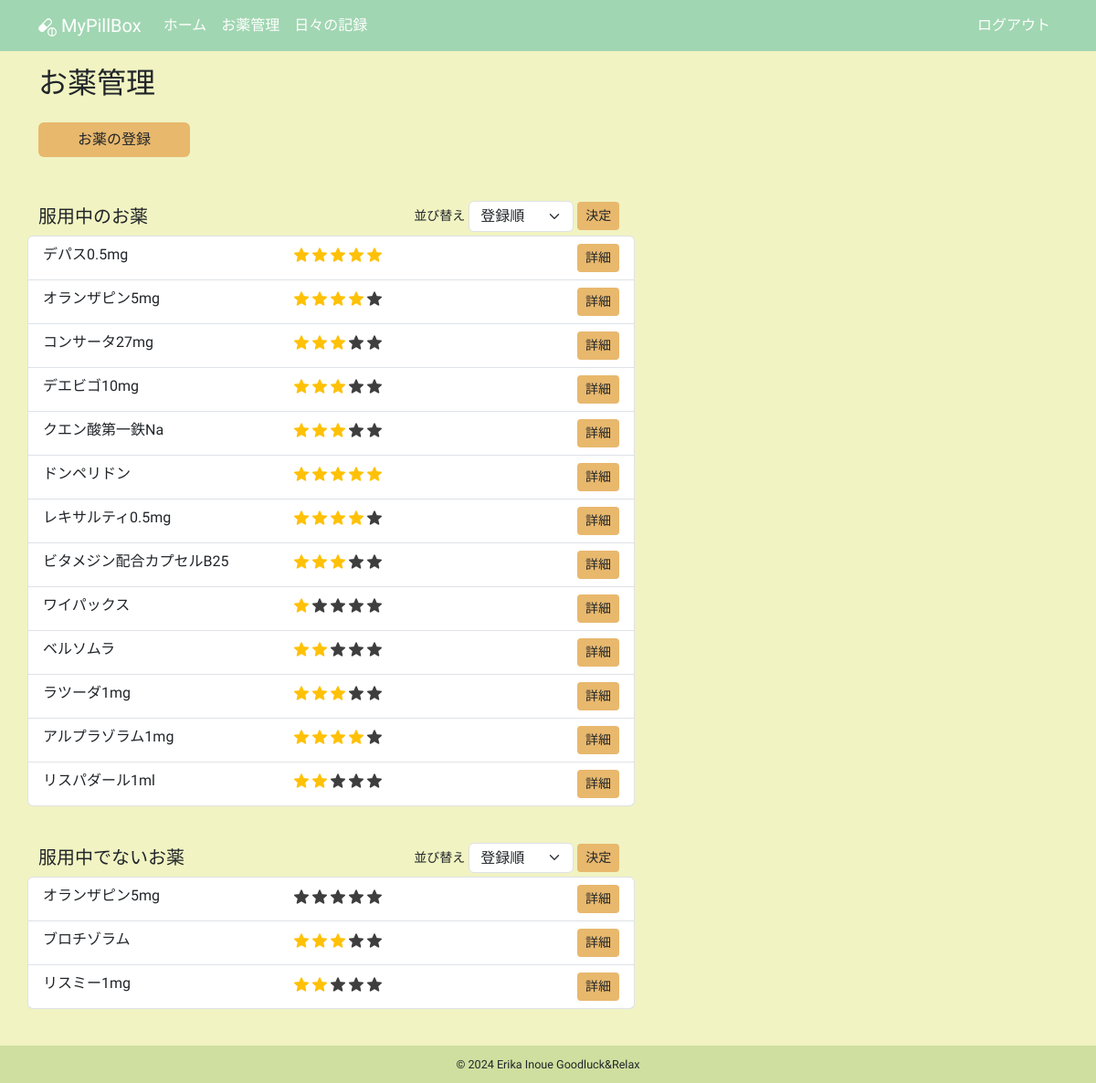
The app's page /meds/ (signed in), older data.
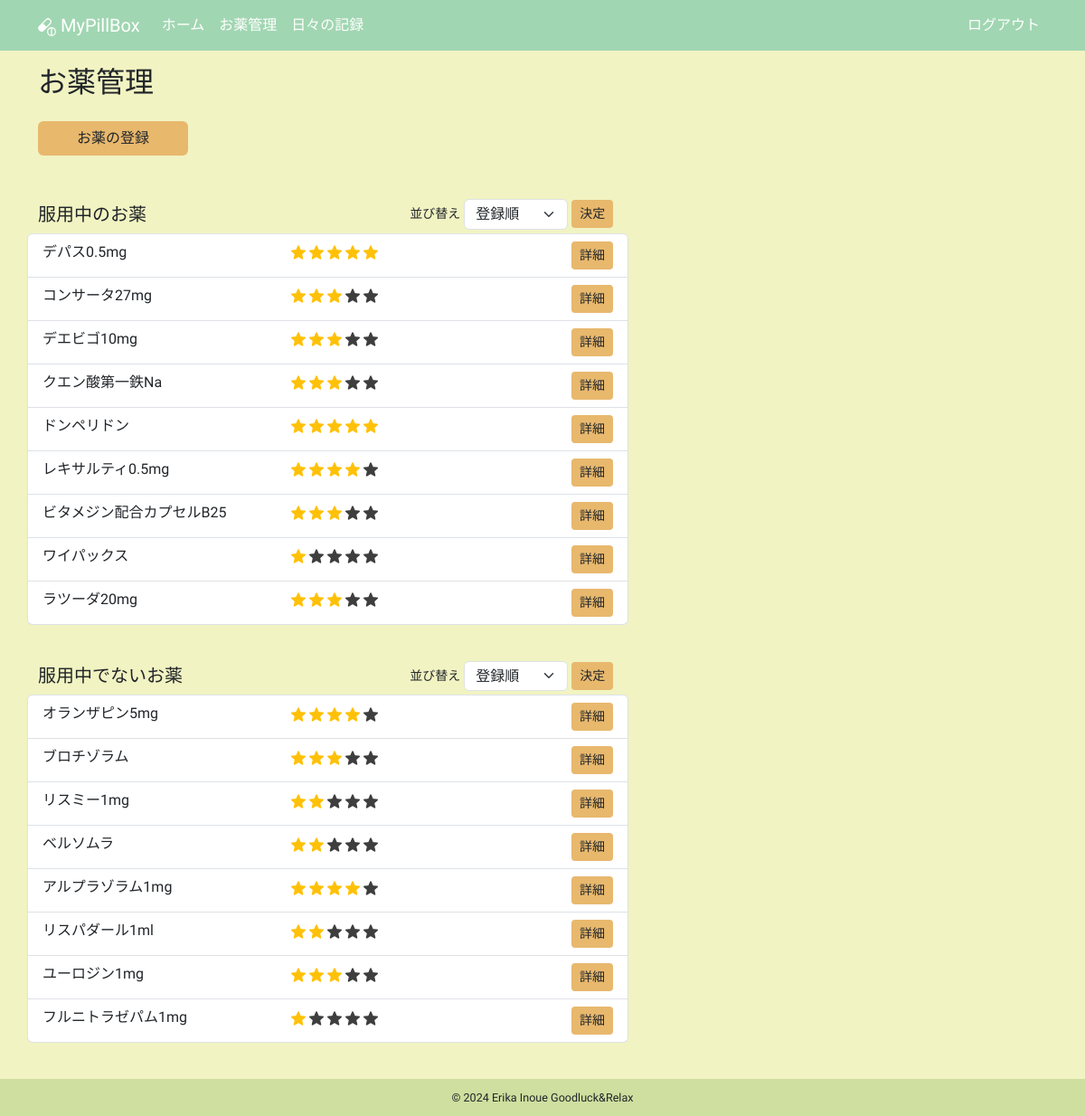
The same page, newer data.
### app/models.py (models this page shows, shortened)
class Medicine(db.Model):
    __tablename__ = "medicines"
    id: so.Mapped[int] = so.mapped_column(primary_key=True)
    name: so.Mapped[str] = so.mapped_column(sa.String(100))
    taking_start_date: so.Mapped[datetime.date] = so.mapped_column(sa.Date)
    dose_per_day: so.Mapped[Optional[float]]
    taking_timing: so.Mapped[Optional[str]] = so.mapped_column(sa.String(100))
    memo: so.Mapped[Optional[str]] = so.mapped_column(sa.Text)
    rating: so.Mapped[Optional[int]] = so.mapped_column(default=0)
    is_active: so.Mapped[bool] = so.mapped_column(sa.Boolean)
    taking_unit: so.Mapped[str] = so.mapped_column(sa.String(10))
    user_id: so.Mapped[int] = so.mapped_column(sa.ForeignKey(User.id))
    user: so.Mapped[User] = so.relationship(back_populates="medicines")
    daily_log_details: so.Mapped[list["DailyLogDetail"]] = so.relationship(
        cascade="all, delete-orphan", back_populates="medicine"
    )

### app/meds/routes.py (the view)
@bp.route("/", methods=["GET"])
@login_required
def list():
    title = _("お薬管理")
    form = MedicineSortForm()
    form.active_sort.data = request.args.get("active_sort", "registerorder")
    form.not_active_sort.data = request.args.get("not_active_sort", "registerorder")
    active_order_by = (
        Medicine.rating.desc()
        if form.active_sort.data == "ratingorder"
        else Medicine.id
    )
    not_active_order_by = (
        Medicine.rating.desc()
        if form.not_active_sort.data == "ratingorder"
        else Medicine.id
    )
    active_query = (
        sa.select(Medicine)
        .join(Medicine.user)
        .where(Medicine.user == current_user, Medicine.is_active == True)
        .order_by(active_order_by)
    )
    active_medicines = db.session.scalars(active_query).all()
    not_active_query = (
        sa.select(Medicine)
        .join(Medicine.user)
        .where(Medicine.user == current_user, Medicine.is_active == False)
        .order_by(not_active_order_by)
    )
    not_active_medicines = db.session.scalars(not_active_query).all()
    return render_template(
        "meds/list.html",
        active_medicines=active_medicines,
        not_active_medicines=not_active_medicines,
        form=form,
        title=title,
    )

### app/meds/forms.py
class MedicineSortForm(FlaskForm):
    active_sort = SelectField(
        _l("並び替え"),
        choices=[("registerorder", _l("登録順")), ("ratingorder", _l("星評価順"))],
    )
    not_active_sort = SelectField(
        _l("並び替え"),
        choices=[("registerorder", _l("登録順")), ("ratingorder", _l("星評価順"))],
    )

### app/__init__.py (called while the page is built)
def get_locale():
    return request.accept_languages.best_match(current_app.config["LANGUAGES"])

### app/main/routes.py (called while the page is built)
@bp.before_app_request
def before_request():
    g.locale = str(get_locale())

### app/models.py (called while the page is built)
@login.user_loader
def load_user(id):
    return db.session.get(User, int(id))

### app/templates/meds/list.html (shortened to what the changed rows need)
{% extends "base.html" %}
{% block content %}
  <h2 class="mb-4">{{ _("お薬管理") }}</h2>
  <div class="row">
    <div class="col-12 col-lg-7 mb-3">
      {% if not active_medicines %}
        <small class="text-secondary">{{ _("服用中のお薬はありません") }}</small>
      {% else %}
        <ul class="list-group mb-4">
          {% for medicine in active_medicines %}
            <li class="list-group-item row d-flex">
              <p class="m-0 ps-0 col-5">{{ medicine.name }}</p>
              <p class="m-0 col-5">
                {% for i in range(0, medicine.rating) %}
                  <img src="{{ url_for('static', filename='images/star_on.png') }}"
                       class="star-display rating-checked"
                       alt="star">
                {% endfor %}
                {% if medicine.rating < 5 %}
                  {% for i in range(medicine.rating, 5) %}
                    <img src="{{ url_for('static', filename='images/star_on.png') }}"
                         class="star-display"
                         alt="star">
                  {% endfor %}
                {% endif %}
              </p>
              <div class="col-2 text-end p-0">
                <a id="medicine-detail-link-{{ medicine.id }}"
                   href="{{ url_for('meds.detail', medicine_id=medicine.id) }}"
                   class="btn btn-custom btn-sm">{{ _("詳細") }}</a>
              </div>
            </li>
          {% endfor %}
        </ul>
      {% endif %}
    </div>
  </div>
  <div class="row">
    <div class="col-12 col-lg-7 mb-3">
      {% if not not_active_medicines %}
        <small class="text-secondary">{{ _("服用中でないお薬はありません") }}</small>
      {% else %}
        <ul class="list-group mb-4">
          {% for medicine in not_active_medicines %}
            <li class="list-group-item row d-flex">
              <p class="m-0 ps-0 col-5">{{ medicine.name }}</p>
              <p class="m-0 col-5">
                {% for i in range(0, medicine.rating) %}
                  <img src="{{ url_for('static', filename='images/star_on.png') }}"
                       class="star-display rating-checked"
                       alt="star">
                {% endfor %}
                {% if medicine.rating < 5 %}
                  {% for i in range(medicine.rating, 5) %}
                    <img src="{{ url_for('static', filename='images/star_on.png') }}"
                         class="star-display"
                         alt="star">
                  {% endfor %}
                {% endif %}
              </p>
              <div class="col-2 text-end p-0">
                <a id="medicine-detail-link-{{ medicine.id }}"
                   href="{{ url_for('meds.detail', medicine_id=medicine.id) }}"
                   class="btn btn-custom btn-sm">{{ _("詳細") }}</a>
              </div>
            </li>
          {% endfor %}
        </ul>
      {% endif %}
    </div>
  </div>
{% endblock content %}

Row changes from the older to the newer data that the page shows:
removed Medicine: name "オランザピン5mg", rating 0 (drawn), shown under "服用中でないお薬"
changed Medicine: name "ラツーダ1mg" → "ラツーダ20mg"
changed Medicine "オランザピン5mg": moves from the list under "服用中のお薬" to the list under "服用中でないお薬"
changed Medicine "ベルソムラ": moves from the list under "服用中のお薬" to the list under "服用中でないお薬"
changed Medicine "アルプラゾラム1mg": moves from the list under "服用中のお薬" to the list under "服用中でないお薬"
changed Medicine "リスパダール1ml": moves from the list under "服用中のお薬" to the list under "服用中でないお薬"
added Medicine: name "ユーロジン1mg", rating 3 (drawn), shown under "服用中でないお薬"
added Medicine: name "フルニトラゼパム1mg", rating 1 (drawn), shown under "服用中でないお薬"
